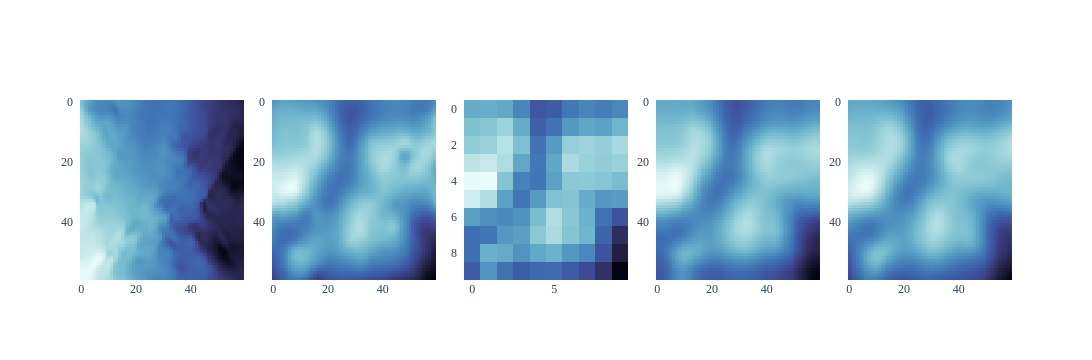

This figure's notebook cell:
### Code cell
fig = make_subplots(rows = 1, cols = 5,
                    subplot_titles = ("", "", "", "", ""),
                                      horizontal_spacing = 0.03)

fig.add_trace(go.Heatmap(z = training_tensor[55, 1, :, :].cpu(), 
                           colorscale = 'ice'),
                           # colorscale = 'gray'),
                           row = 1, col = 1)

fig.add_trace(go.Heatmap(z = training_tensor[55, 0, :, :].cpu(), 
                           colorscale = 'ice'),
                           row = 1, col = 2)

fig.add_trace(go.Heatmap(z = club_up.cpu(), # dictionary indexed my mag factor
                           colorscale = 'ice'),
                           row = 1, col = 3)

fig.add_trace(go.Heatmap(z = club_bicubic.cpu(), 
                           colorscale = 'ice'),
                           row = 1, col = 4)

fig.add_trace(go.Heatmap(z = up_nb_mean[4].squeeze().cpu(), 
                           colorscale = 'ice'),
                           row = 1, col = 5)


fig.update_layout(autosize = False, height = 360, width = 1200, font_family = "Helvetica, sans-serif")
fig.update_layout(plot_bgcolor = 'rgba(0, 0, 0, 0)')
# matrix style
fig.update_yaxes(autorange = "reversed")
fig.update_layout(font_family = "Times New Roman")
fig.update_yaxes(ticksuffix = "  ")
fig.update_traces(showscale = False)
fig.show()

### Figure 1 — Plotly figure (JSON) as saved in the notebook; plotly's stock layout.template omitted (floating-point values rounded to 4 significant figures; data arrays with more than 128 entries replaced by an {"elided": "..."} marker saying what was removed)
{"data": [{"colorscale": [[0, "rgb(3, 5, 18)"], [0.09091, "rgb(25, 25, 51)"], [0.1818, "rgb(44, 42, 87)"], [0.2727, "rgb(58, 60, 125)"], [0.3636, "rgb(62, 83, 160)"], [0.4545, "rgb(62, 109, 178)"], [0.5455, "rgb(72, 134, 187)"], [0.6364, "rgb(89, 159, 196)"], [0.7273, "rgb(114, 184, 205)"], [0.8182, "rgb(149, 207, 216)"], [0.9091, "rgb(192, 229, 232)"], [1, "rgb(234, 252, 253)"]], "showscale": false, "type": "heatmap", "xaxis": "x", "yaxis": "y", "z": {"elided": "60x60 float values"}}, {"colorscale": [[0, "rgb(3, 5, 18)"], [0.09091, "rgb(25, 25, 51)"], [0.1818, "rgb(44, 42, 87)"], [0.2727, "rgb(58, 60, 125)"], [0.3636, "rgb(62, 83, 160)"], [0.4545, "rgb(62, 109, 178)"], [0.5455, "rgb(72, 134, 187)"], [0.6364, "rgb(89, 159, 196)"], [0.7273, "rgb(114, 184, 205)"], [0.8182, "rgb(149, 207, 216)"], [0.9091, "rgb(192, 229, 232)"], [1, "rgb(234, 252, 253)"]], "showscale": false, "type": "heatmap", "xaxis": "x2", "yaxis": "y2", "z": {"elided": "60x60 float values"}}, {"colorscale": [[0, "rgb(3, 5, 18)"], [0.09091, "rgb(25, 25, 51)"], [0.1818, "rgb(44, 42, 87)"], [0.2727, "rgb(58, 60, 125)"], [0.3636, "rgb(62, 83, 160)"], [0.4545, "rgb(62, 109, 178)"], [0.5455, "rgb(72, 134, 187)"], [0.6364, "rgb(89, 159, 196)"], [0.7273, "rgb(114, 184, 205)"], [0.8182, "rgb(149, 207, 216)"], [0.9091, "rgb(192, 229, 232)"], [1, "rgb(234, 252, 253)"]], "showscale": false, "type": "heatmap", "xaxis": "x3", "yaxis": "y3", "z": [[1119.0, 1127.0, 1086.0, 887.3, 590.9, 624.0, 792.6, 871.8, 825.4, 894.4], [1244.0, 1275.0, 1366.0, 1109.0, 648.2, 757.5, 992.9, 1072.0, 1046.0, 1161.0], [1320.0, 1354.0, 1460.0, 1238.0, 756.7, 1011.0, 1335.0, 1374.0, 1331.0, 1409.0], [1480.0, 1512.0, 1428.0, 1083.0, 793.5, 1072.0, 1416.0, 1353.0, 1318.0, 1358.0], [1636.0, 1642.0, 1262.0, 848.3, 787.1, 1047.0, 1293.0, 1305.0, 1272.0, 1215.0], [1547.0, 1433.0, 1045.0, 777.6, 1001.0, 1247.0, 1261.0, 1112.0, 988.4, 1017.0], [1039.0, 933.6, 905.4, 946.3, 1222.0, 1436.0, 1287.0, 1145.0, 758.1, 562.6], [739.3, 790.0, 990.3, 1040.0, 1288.0, 1414.0, 1264.0, 1165.0, 672.5, 291.2], [738.5, 1138.0, 1105.0, 956.5, 1081.0, 1147.0, 990.3, 890.3, 576.4, 178.8], [622.9, 959.2, 759.4, 632.2, 701.2, 714.0, 615.0, 517.6, 322.9, -35.87]]}, {"colorscale": [[0, "rgb(3, 5, 18)"], [0.09091, "rgb(25, 25, 51)"], [0.1818, "rgb(44, 42, 87)"], [0.2727, "rgb(58, 60, 125)"], [0.3636, "rgb(62, 83, 160)"], [0.4545, "rgb(62, 109, 178)"], [0.5455, "rgb(72, 134, 187)"], [0.6364, "rgb(89, 159, 196)"], [0.7273, "rgb(114, 184, 205)"], [0.8182, "rgb(149, 207, 216)"], [0.9091, "rgb(192, 229, 232)"], [1, "rgb(234, 252, 253)"]], "showscale": false, "type": "heatmap", "xaxis": "x4", "yaxis": "y4", "z": {"elided": "60x60 float values"}}, {"colorscale": [[0, "rgb(3, 5, 18)"], [0.09091, "rgb(25, 25, 51)"], [0.1818, "rgb(44, 42, 87)"], [0.2727, "rgb(58, 60, 125)"], [0.3636, "rgb(62, 83, 160)"], [0.4545, "rgb(62, 109, 178)"], [0.5455, "rgb(72, 134, 187)"], [0.6364, "rgb(89, 159, 196)"], [0.7273, "rgb(114, 184, 205)"], [0.8182, "rgb(149, 207, 216)"], [0.9091, "rgb(192, 229, 232)"], [1, "rgb(234, 252, 253)"]], "showscale": false, "type": "heatmap", "xaxis": "x5", "yaxis": "y5", "z": {"elided": "60x60 float values"}}], "layout": {"autosize": false, "font": {"family": "Times New Roman"}, "height": 360, "plot_bgcolor": "rgba(0, 0, 0, 0)", "width": 1200, "xaxis": {"anchor": "y", "domain": [0, 0.176]}, "xaxis2": {"anchor": "y2", "domain": [0.206, 0.382]}, "xaxis3": {"anchor": "y3", "domain": [0.412, 0.588]}, "xaxis4": {"anchor": "y4", "domain": [0.618, 0.794]}, "xaxis5": {"anchor": "y5", "domain": [0.824, 1]}, "yaxis": {"anchor": "x", "autorange": "reversed", "domain": [0, 1], "ticksuffix": "  "}, "yaxis2": {"anchor": "x2", "autorange": "reversed", "domain": [0, 1], "ticksuffix": "  "}, "yaxis3": {"anchor": "x3", "autorange": "reversed", "domain": [0, 1], "ticksuffix": "  "}, "yaxis4": {"anchor": "x4", "autorange": "reversed", "domain": [0, 1], "ticksuffix": "  "}, "yaxis5": {"anchor": "x5", "autorange": "reversed", "domain": [0, 1], "ticksuffix": "  "}}}
